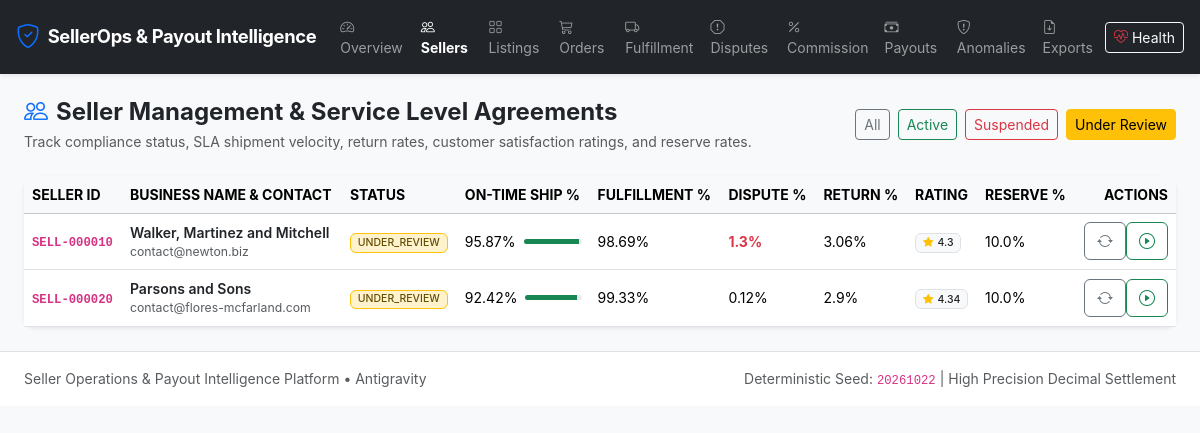
Page /sellers?status=UNDER_REVIEW on the earlier database version.
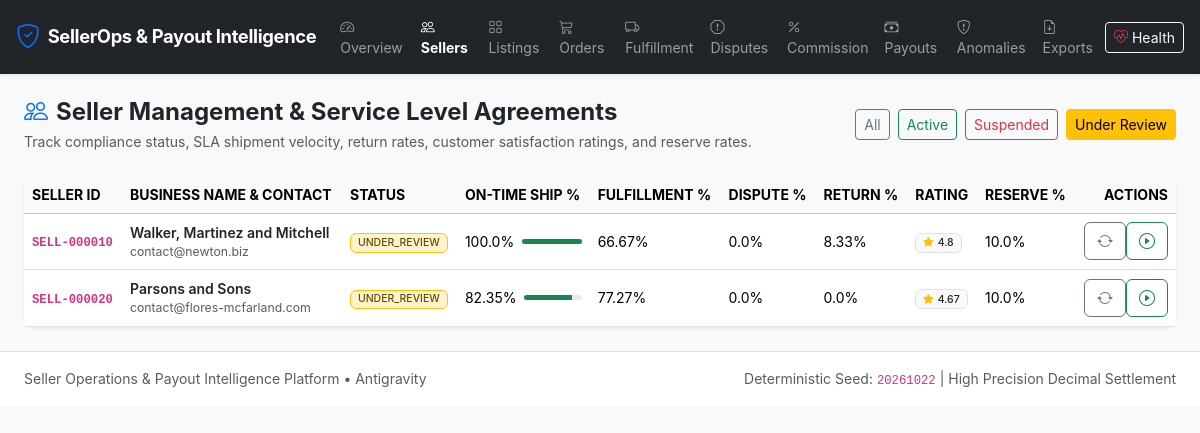
Same page on the later database version.
### app/models/seller.py (models this page shows)
class Seller(Base):
    __tablename__ = 'sellers'
    seller_id = Column(String(32), primary_key=True)  # SELL-000001
    name = Column(String(120), nullable=False)
    email = Column(String(120), unique=True, nullable=False, index=True)
    phone = Column(String(32), nullable=True)
    status = Column(Enum(*SELLER_STATUSES, name='seller_status_enum', validate_strings=True, create_constraint=True), default='ACTIVE', nullable=False, index=True)
    rating = Column(Numeric(3, 2), default=5.00, nullable=False)
    on_time_shipment_rate = Column(Numeric(5, 2), default=100.00, nullable=False)
    fulfillment_rate = Column(Numeric(5, 2), default=100.00, nullable=False)
    cancellation_rate = Column(Numeric(5, 2), default=0.00, nullable=False)
    return_rate = Column(Numeric(5, 2), default=0.00, nullable=False)
    dispute_rate = Column(Numeric(5, 2), default=0.00, nullable=False)
    reserve_rate = Column(Numeric(5, 4), default=0.1000, nullable=False)
    created_at = Column(DateTime, default=datetime.utcnow, nullable=False)
    updated_at = Column(DateTime, default=datetime.utcnow, onupdate=datetime.utcnow, nullable=False)
    listings = relationship('ProductListing', back_populates='seller', cascade='all, delete-orphan')
    order_lines = relationship('OrderLine', back_populates='seller')
    fulfillments = relationship('Fulfillment', back_populates='seller')
    reviews = relationship('CustomerReview', back_populates='seller')
    disputes = relationship('Dispute', back_populates='seller')
    payouts = relationship('Payout', back_populates='seller')
    status_events = relationship('SellerStatusEvent', back_populates='seller', cascade='all, delete-orphan')
    __table_args__ = (
        Index('idx_seller_status_rating', 'status', 'rating'),
    )
    def to_dict(self):
        return {
            'seller_id': self.seller_id,
            'name': self.name,
            'email': self.email,
            'phone': self.phone,
            'status': self.status,
            'rating': float(self.rating) if self.rating is not None else 0.0,
            'on_time_shipment_rate': float(self.on_time_shipment_rate) if self.on_time_shipment_rate is not None else 0.0,
            'fulfillment_rate': float(self.fulfillment_rate) if self.fulfillment_rate is not None else 0.0,
            'cancellation_rate': float(self.cancellation_rate) if self.cancellation_rate is not None else 0.0,
            'return_rate': float(self.return_rate) if self.return_rate is not None else 0.0,
            'dispute_rate': float(self.dispute_rate) if self.dispute_rate is not None else 0.0,
            'reserve_rate': float(self.reserve_rate) if self.reserve_rate is not None else 0.0,
            'created_at': self.created_at.isoformat() if self.created_at else None,
            'updated_at': self.updated_at.isoformat() if self.updated_at else None
        }

### app/routes/dashboard_routes.py (the view)
@dashboard_bp.route('/sellers')
def sellers():
    status_filter = request.args.get('status')
    all_sellers = SellerService.get_all_sellers(status_filter)
    return render_template('sellers.html', sellers=all_sellers, current_status=status_filter)

### app/__init__.py (called while the page is built)
def register_security_headers(app: Flask):
    @app.after_request
    def set_security_headers(response):
        response.headers['X-Content-Type-Options'] = 'nosniff'
        response.headers['X-Frame-Options'] = 'SAMEORIGIN'
        response.headers['X-XSS-Protection'] = '1; mode=block'
        response.headers['Referrer-Policy'] = 'strict-origin-when-cross-origin'
        response.headers['Content-Security-Policy'] = (
            "default-src 'self' https: 'unsafe-inline' 'unsafe-eval'; "
            "img-src 'self' data: https:; "
            "font-src 'self' https: data:; "
            "style-src 'self' https: 'unsafe-inline';"
        )
        return response

### app/services/seller_service.py (called while the page is built)
    @staticmethod
    def get_all_sellers(status_filter: Optional[str] = None) -> List[Dict[str, Any]]:
        with get_session() as session:
            query = session.query(Seller)
            if status_filter:
                query = query.filter(Seller.status == status_filter)
            sellers = query.order_by(Seller.seller_id.asc()).all()
            return [s.to_dict() for s in sellers]

### database/connection.py (called while the page is built, shortened)
def get_default_uri() -> str:
    if os.getenv('DATABASE_URL'):
        return os.getenv('DATABASE_URL')

### app/templates/sellers.html (shortened to what the changed rows need)
{% extends "base.html" %}
{% block content %}
<div class="card border-0 shadow-sm">
    <div class="table-responsive">
        <table class="table table-hover align-middle mb-0 small">
            <thead class="table-light text-muted text-uppercase">
                <tr>
                    <th>Seller ID</th>
                    <th>Business Name & Contact</th>
                    <th>Status</th>
                    <th>On-Time Ship %</th>
                    <th>Fulfillment %</th>
                    <th>Dispute %</th>
                    <th>Return %</th>
                    <th>Rating</th>
                    <th>Reserve %</th>
                    <th class="text-end">Actions</th>
                </tr>
            </thead>
            <tbody>
                {% for s in sellers %}
                <tr>
                    <td class="fw-bold"><code>{{ s.seller_id }}</code></td>
                    <td>
                        <div class="fw-semibold text-dark">{{ s.name }}</div>
                        <div class="text-muted small">{{ s.email }}</div>
                    </td>
                    <td>
                        {% if s.status == 'ACTIVE' %}
                            <span class="badge bg-success-subtle text-success border border-success">ACTIVE</span>
                        {% elif s.status == 'SUSPENDED' %}
                            <span class="badge bg-danger-subtle text-danger border border-danger">SUSPENDED</span>
                        {% elif s.status == 'UNDER_REVIEW' %}
                            <span class="badge bg-warning-subtle text-warning-emphasis border border-warning">UNDER_REVIEW</span>
                        {% else %}
                            <span class="badge bg-secondary">{{ s.status }}</span>
                        {% endif %}
                    </td>
                    <td>
                        <div class="d-flex align-items-center gap-2">
                            <span>{{ s.on_time_shipment_rate }}%</span>
                            <div class="progress flex-grow-1" style="height: 5px;">
                                <div class="progress-bar bg-success" style="width: {{ s.on_time_shipment_rate }}%;"></div>
                            </div>
                        </div>
                    </td>
                    <td>{{ s.fulfillment_rate }}%</td>
                    <td>
                        <span class="{% if s.dispute_rate > 1.0 %}text-danger fw-bold{% endif %}">{{ s.dispute_rate }}%</span>
                    </td>
                    <td>{{ s.return_rate }}%</td>
                    <td>
                        <span class="badge bg-light text-dark border">
                            <i class="bi bi-star-fill text-warning me-1"></i>{{ s.rating }}
                        </span>
                    </td>
                    <td>{{ (s.reserve_rate * 100) | round(1) }}%</td>
                    <td class="text-end">
                        <div class="btn-group btn-group-sm">
                            <form action="/sellers/{{ s.seller_id }}/recalculate-sla" method="POST" class="d-inline">
                                <button type="submit" class="btn btn-outline-secondary" title="Recalculate SLA">
                                    <i class="bi bi-arrow-repeat"></i>
                                </button>
                            </form>
                            {% if s.status == 'ACTIVE' %}
                            <form action="/sellers/{{ s.seller_id }}/status" method="POST" class="d-inline">
                                <input type="hidden" name="status" value="SUSPENDED">
                                <input type="hidden" name="reason" value="Suspended via dashboard action">
                                <button type="submit" class="btn btn-outline-danger" title="Suspend Seller">
                                    <i class="bi bi-pause-circle"></i>
                                </button>
                            </form>
                            {% else %}
                            <form action="/sellers/{{ s.seller_id }}/status" method="POST" class="d-inline">
                                <button type="submit" class="btn btn-outline-success" title="Activate Seller">
                                    <i class="bi bi-play-circle"></i>
                                </button>
                            </form>
                            {% endif %}
                        </div>
                    </td>
                </tr>
                {% endfor %}
            </tbody>
        </table>
    </div>
</div>
{% endblock %}

Differences in the rows shown:
changed Seller "Walker, Martinez and Mitchell": on_time_shipment_rate "95.87" → "100.0"; {{ s.on_time_shipment_rate }} 95.87 → 100.0 (drawn); fulfillment_rate "98.69" → "66.67"; dispute_rate "1.3" → "0.0"; return_rate "3.06" → "8.33"; rating "4.3" → "4.8"
changed Seller "Parsons and Sons": on_time_shipment_rate "92.42" → "82.35"; {{ s.on_time_shipment_rate }} 92.42 → 82.35 (drawn); fulfillment_rate "99.33" → "77.27"; dispute_rate "0.12" → "0.0"; return_rate "2.9" → "0.0"; rating "4.34" → "4.67"
